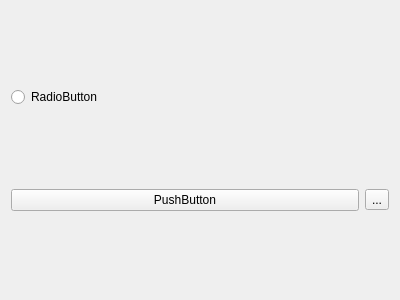
<?xml version="1.0" encoding="UTF-8"?>
<ui version="4.0">
 <class>SettingsNavigation</class>
 <widget class="QWidget" name="SettingsNavigation">
  <property name="geometry">
   <rect>
    <x>0</x>
    <y>0</y>
    <width>400</width>
    <height>300</height>
   </rect>
  </property>
  <property name="windowTitle">
   <string>SettingsNavigation</string>
  </property>
  <layout class="QGridLayout" name="gridLayout">
   <item row="0" column="0">
    <widget class="QRadioButton" name="radioButton">
     <property name="text">
      <string>RadioButton</string>
     </property>
    </widget>
   </item>
   <item row="1" column="0">
    <widget class="QPushButton" name="pushButton">
     <property name="text">
      <string>PushButton</string>
     </property>
    </widget>
   </item>
   <item row="1" column="1">
    <widget class="QToolButton" name="toolButton">
     <property name="text">
      <string>...</string>
     </property>
    </widget>
   </item>
  </layout>
 </widget>
 <resources/>
 <connections/>
</ui>
